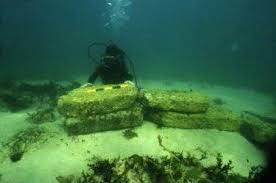
#> input picture data/train/input/300_img_.png, 276 x 183 px, found by its file name; its folder holds only this picture in this run
$ python extract_frames.py
#> lines starting #> are read from the running program, lines starting #| are printed output that depends on the picture
#> further down, img is the input picture: shape (183, 276, 3); mean B, G, R 69.3, 110, 58.6
#| 300_img_.png shape: (183, 276, 3), mean pixel value: 79.28
import os
import cv2
import numpy as np

input_dir = r"E:\Underwater STEN demo\data\train\input"
output_dir = r"E:\Underwater STEN demo\results\outputs"
os.makedirs(output_dir, exist_ok=True)

print("Enhancing underwater frames (simple mode)...")
print("Current working directory:", os.getcwd())
print("Reading input frames from:", input_dir)


def enhance_image(img):
    # --- 1. Basic brightness and contrast adjustment ---
    alpha = 1.25  # contrast control (1.0–3.0)
    beta = 20     # brightness control (0–100)
    img = cv2.convertScaleAbs(img, alpha=alpha, beta=beta)
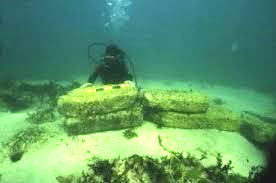
#> img: shape (183, 276, 3); mean of channels 0, 1, 2 106.6, 153.9, 93.2; drawn as B, G, R

    # --- 2. Increase red channel slightly (to balance blue-green tint) ---
    b, g, r = cv2.split(img)
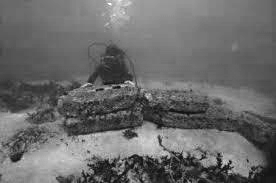
#> b: shape (183, 276); min 20, max 255, mean 106.6
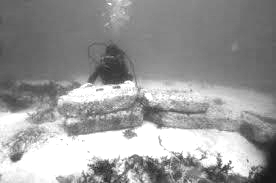
#> g: shape (183, 276); min 24, max 255, mean 153.9
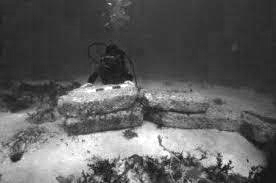
#> r: shape (183, 276); min 20, max 255, mean 93.2
    r = cv2.add(r, 25)  # add warmth
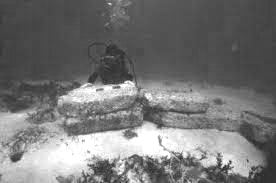
#> r: shape (183, 276); min 45, max 255, mean 118
    img = cv2.merge((b, g, r))
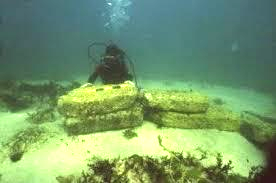
#> img: shape (183, 276, 3); mean B, G, R 106.6, 153.9, 118

    # --- 3. Apply light sharpening ---
    kernel = np.array([[0, -1, 0],
                       [-1, 5, -1],
                       [0, -1, 0]])
    img = cv2.filter2D(img, -1, kernel)

    # --- 4. Optional denoising ---
    img = cv2.fastNlMeansDenoisingColored(img, None, 5, 5, 7, 21)
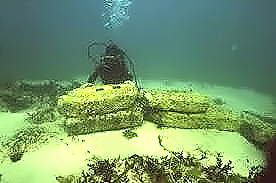
#> img: shape (183, 276, 3); mean B, G, R 107.2, 151.6, 116.3

    return img


# --- Process all frames ---
for filename in sorted(os.listdir(input_dir)):
    if not filename.lower().endswith((".png", ".jpg", ".jpeg")):
        continue

    img_path = os.path.join(input_dir, filename)
    img = cv2.imread(img_path)
    if img is None:
        print(f"⚠️ Skipping unreadable frame: {filename}")
        continue

    print(f"{filename} shape: {img.shape}, mean pixel value: {np.mean(img):.2f}")


    enhanced = enhance_image(img)
    out_path = os.path.join(output_dir, filename)
    cv2.imwrite(out_path, enhanced)
    print(f"Processed: {filename}")

print(f"✅ Enhanced frames saved in {output_dir}")

$ run again, on data/train/input/337_img_.png
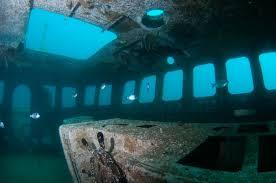
#> input picture data/train/input/337_img_.png, 276 x 183 px, found by its file name
#> img is the input picture: shape (183, 276, 3); mean B, G, R 86.6, 78.1, 23.7
#| 337_img_.png shape: (183, 276, 3), mean pixel value: 62.79
#> in enhance_image, `r = cv2.add(r, 25)`:
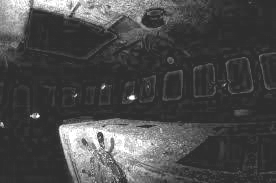
#> r: shape (183, 276); min 45, max 255, mean 74.5
#> in enhance_image, `img = cv2.fastNlMeansDenoisingColored(img, None, 5, 5, 7, 21)`:
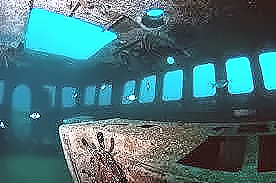
#> img: shape (183, 276, 3); mean B, G, R 120.8, 114.8, 72.9

$ run again, on data/train/input/345_img_.png
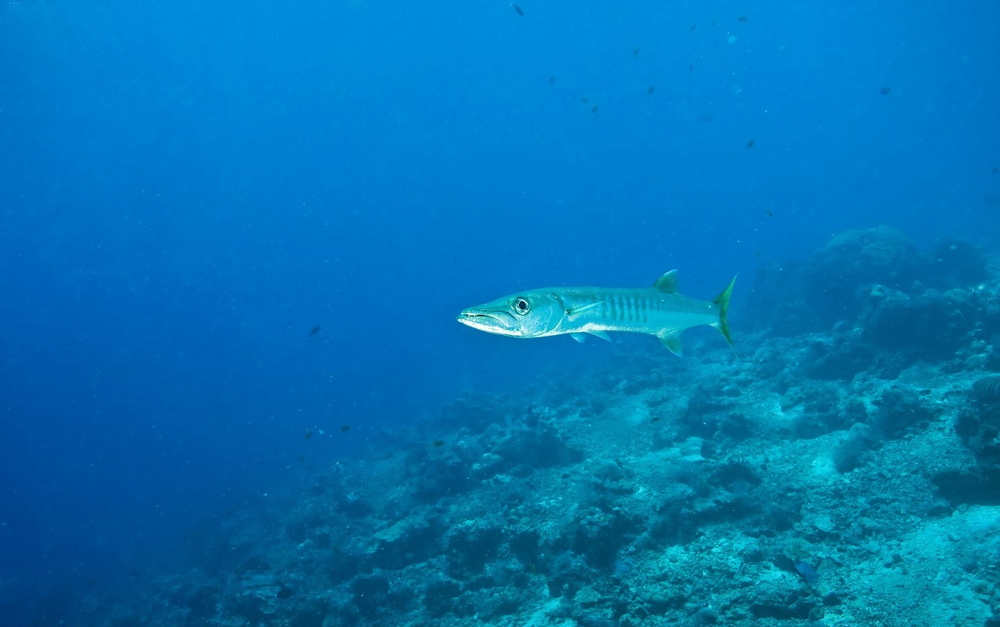
#> input picture data/train/input/345_img_.png, 1000 x 627 px, shrunk from 1280 x 803 before the run, found by its file name
#> img is the input picture: shape (627, 1000, 3); mean B, G, R 178.6, 115.4, 2.2
#| 345_img_.png shape: (627, 1000, 3), mean pixel value: 98.74
#> in enhance_image, `r = cv2.add(r, 25)`:
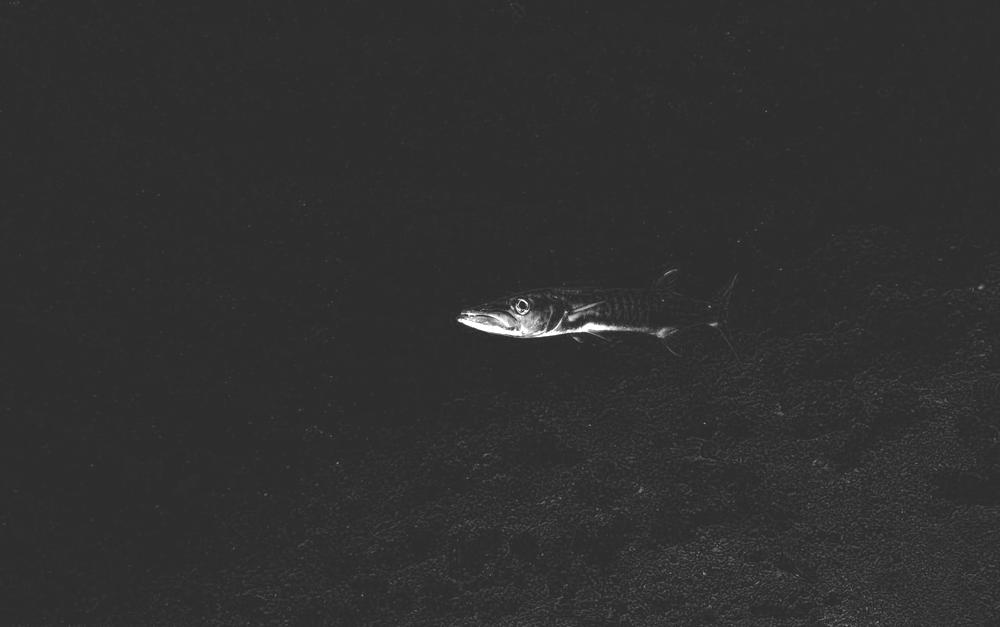
#> r: shape (627, 1000); min 45, max 255, mean 47.6
#> in enhance_image, `img = cv2.merge((b, g, r))`:
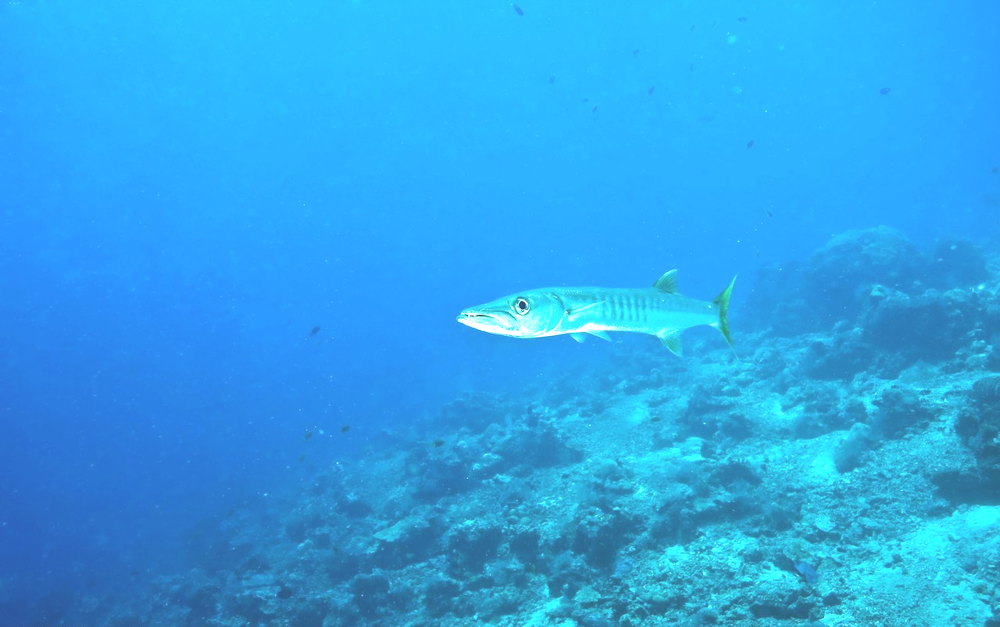
#> img: shape (627, 1000, 3); mean B, G, R 232.5, 164.1, 47.6

$ run again, on data/train/input/347_img_.png
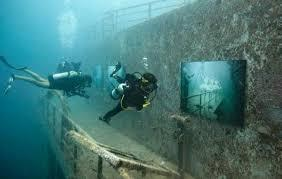
#> input picture data/train/input/347_img_.png, 282 x 179 px, found by its file name
#> img is the input picture: shape (179, 282, 3); mean B, G, R 118.1, 119.6, 69.4
#| 347_img_.png shape: (179, 282, 3), mean pixel value: 102.35
#> in enhance_image, `img = cv2.fastNlMeansDenoisingColored(img, None, 5, 5, 7, 21)`:
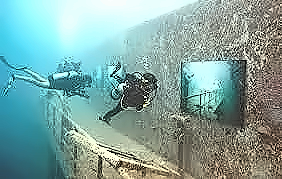
#> img: shape (179, 282, 3); mean B, G, R 160.6, 164.7, 129.9
